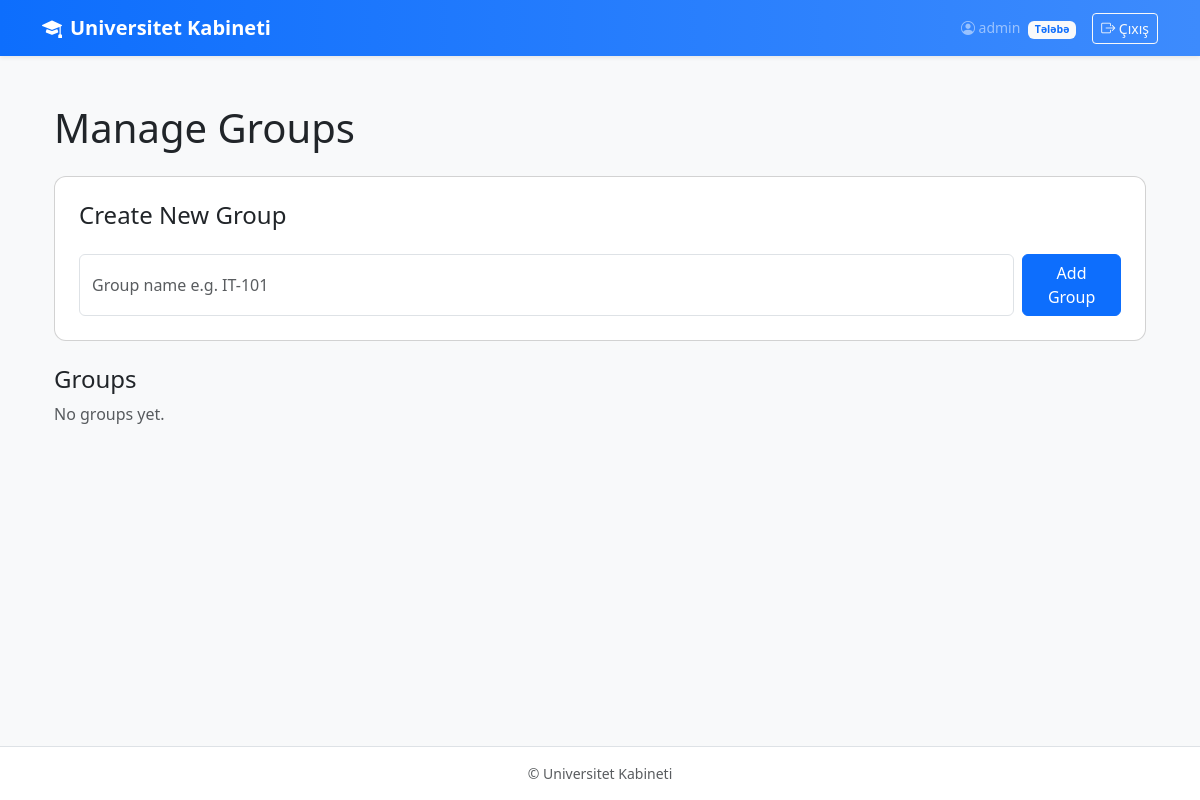
The page /admin/groups (signed in) on the database as committed earlier.
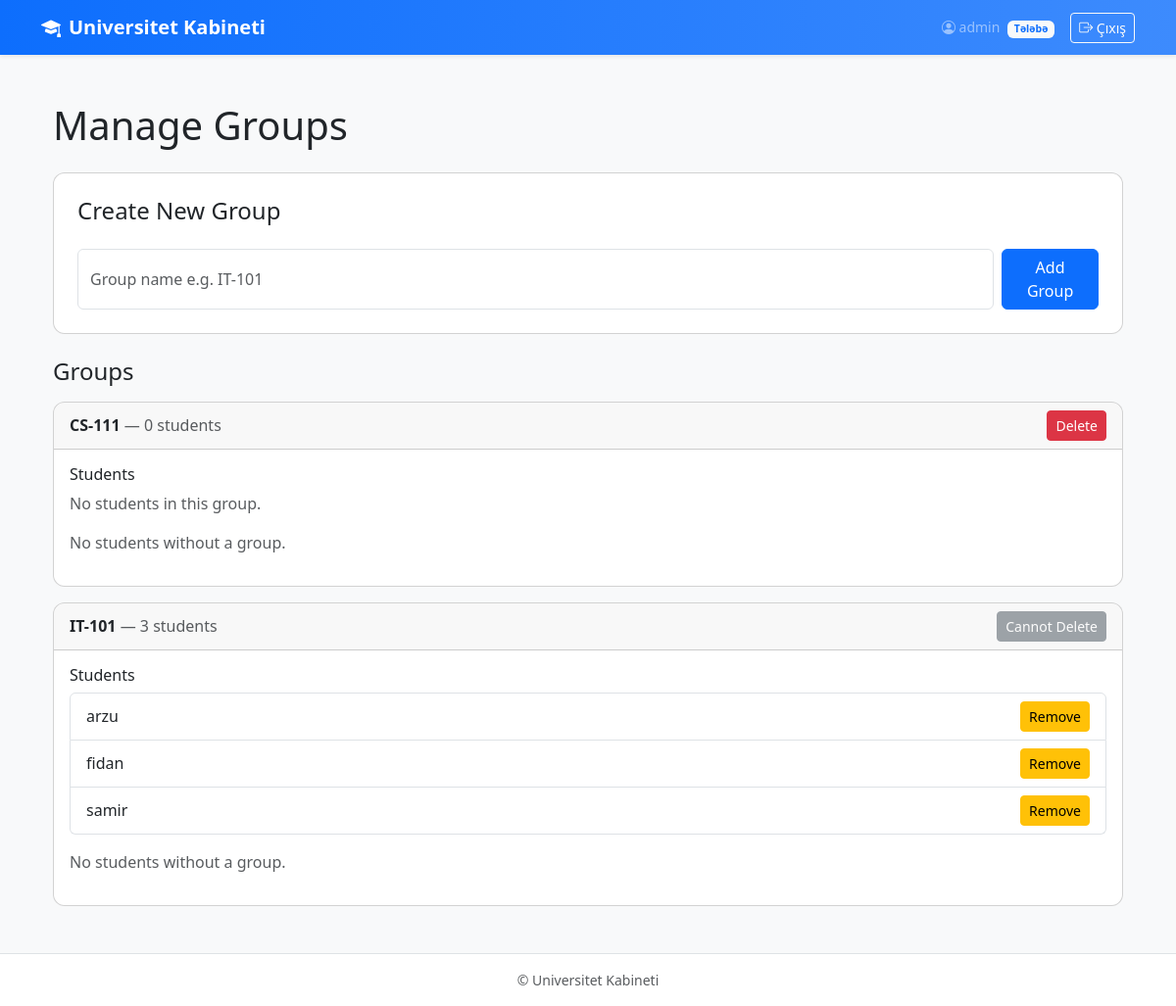
The same page on the database as committed later.
### app.py (models this page shows, shortened)
class User(UserMixin, db.Model):
    id = db.Column(db.Integer, primary_key=True)
    username = db.Column(
        db.String(50),
        unique=True,
        nullable=False
    )
    email = db.Column(
        db.String(120),
        unique=True,
        nullable=False
    )
    password_hash = db.Column(
        db.String(255),
        nullable=False
    )
    role = db.Column(
        db.String(10),
        nullable=False
    )
    group_id = db.Column(
        db.Integer,
        db.ForeignKey("group.id"),
        nullable=True
    )
    group = db.relationship(
        "Group",
        back_populates="students"
    )
    grades = db.relationship(
        "Grade",
        back_populates="student",
        foreign_keys="Grade.student_id",
        cascade="all, delete-orphan",
        order_by="Grade.semester_id"
    )
    teacher_assignments = db.relationship(
        "TeacherAssignment",
        back_populates="teacher",
        foreign_keys="TeacherAssignment.teacher_id",
        cascade="all, delete-orphan"
    )

class Group(db.Model):
    id = db.Column(
        db.Integer,
        primary_key=True
    )
    name = db.Column(
        db.String(50),
        unique=True,
        nullable=False
    )
    students = db.relationship(
        "User",
        back_populates="group",
        foreign_keys="User.group_id"
    )
    teacher_assignments = db.relationship(
        "TeacherAssignment",
        back_populates="group",
        cascade="all, delete-orphan"
    )

### app.py (the view, shortened to what this page needs)
@app.route("/admin/groups", methods=["GET", "POST"])
@login_required
def manage_groups():
    if current_user.role != "admin":
        abort(403)
    groups = Group.query.order_by(Group.name).all()
    students_without_group = User.query.filter_by(
        role="student",
        group_id=None
    ).order_by(User.username).all()
    return render_template(
        "manage_groups.html",
        groups=groups,
        students_without_group=students_without_group
    )

### app.py (called while the page is built)
@login_manager.user_loader
def load_user(user_id):
    return db.session.get(
        User,
        int(user_id)
    )

### templates/manage_groups.html (shortened to what this page needs)
{% extends "base.html" %}
{% block content %}
<div class="container py-4">
    <h1 class="mb-4">Manage Groups</h1>
    <div class="card p-4 mb-4">
        <h4>Create New Group</h4>
        <form method="POST" class="d-flex gap-2 mt-3">
            <input
                type="text"
                name="name"
                class="form-control"
                placeholder="Group name e.g. IT-101"
                required
            >
            <button type="submit" class="btn btn-primary">
                Add Group
            </button>
        </form>
    </div>
    <h4>Groups</h4>
    {% if groups %}
        {% for group in groups %}
        <div class="card mt-3">
            <div class="card-header d-flex justify-content-between align-items-center">
                <div>
                    <strong>{{ group.name }}</strong>
                    <span class="text-muted">
                        — {{ group.students|length }} students
                    </span>
                </div>
                {% if group.students|length == 0 %}
                <form
                    method="POST"
                    action="{{ url_for('delete_group', group_id=group.id) }}"
                >
                    <button
                        type="submit"
                        class="btn btn-danger btn-sm"
                        onclick="return confirm('Delete this group?')"
                    >
                        Delete
                    </button>
                </form>
                {% else %}
                <button
                    class="btn btn-secondary btn-sm"
                    disabled
                >
                    Cannot Delete
                </button>
                {% endif %}
            </div>
            <div class="card-body">
                <h6>Students</h6>
                {% if group.students %}
                    <ul class="list-group mb-3">
                        {% for student in group.students %}
                        <li class="list-group-item d-flex justify-content-between align-items-center">
                            {{ student.username }}
                            <form
                                method="POST"
                                action="{{ url_for(
                                    'remove_student_from_group',
                                    group_id=group.id,
                                    student_id=student.id
                                ) }}"
                            >
                                <button
                                    type="submit"
                                    class="btn btn-warning btn-sm"
                                >
                                    Remove
                                </button>
                            </form>
                        </li>
                        {% endfor %}
                    </ul>
                {% else %}
                    <p class="text-muted">
                        No students in this group.
                    </p>
                {% endif %}
                {% if students_without_group %}
                <form
                    method="POST"
                    action="{{ url_for(
                        'add_student_to_group',
                        group_id=group.id
                    ) }}"
                    class="d-flex gap-2 mt-3"
                >
                    <input type="hidden"
                           name="csrf_token"
                           value="{{ csrf_token() }}">
                    <select
                        name="student_id"
                        class="form-select"
                        required
                    >
                        <option value="">
                            Select student
                        </option>
                        {% for student in students_without_group %}
                        <option value="{{ student.id }}">
                            {{ student.username }}
                        </option>
                        {% endfor %}
                    </select>
                    <button
                        type="submit"
                        class="btn btn-success"
                    >
                        Add Student
                    </button>
                </form>
                {% else %}
                <p class="text-muted mt-3">
                    No students without a group.
                </p>
                {% endif %}
            </div>
        </div>
        {% endfor %}
    {% else %}
        <p class="text-muted">
            No groups yet.
        </p>
    {% endif %}
</div>
{% endblock %}

### templates/base.html (shortened to what this page needs)
<!DOCTYPE html>
<html lang="az">
<head>
  <link href="https://cdn.jsdelivr.net/npm/bootstrap@5.3.3/dist/css/bootstrap.min.css" rel="stylesheet">
  <link href="https://cdn.jsdelivr.net/npm/bootstrap-icons@1.11.3/font/bootstrap-icons.css" rel="stylesheet">
  <link href="{{ url_for('static', filename='css/style.css') }}" rel="stylesheet">
</head>
<body class="bg-light d-flex flex-column min-vh-100">
{% if current_user.is_authenticated %}
<nav class="navbar navbar-expand-lg navbar-dark bg-primary shadow-sm">
  <div class="container">
    <a class="navbar-brand fw-semibold" href="{{ url_for('index') }}">
      <i class="bi bi-mortarboard-fill me-2"></i>Universitet Kabineti
    </a>
    <div class="ms-auto d-flex align-items-center gap-3">
      <span class="text-white-50 small d-none d-sm-inline">
        <i class="bi bi-person-circle"></i> {{ current_user.username }}
        <span class="badge bg-light text-primary ms-1">
          {{ 'Müəllim' if current_user.role == 'teacher' else 'Tələbə' }}
        </span>
      </span>
      <form method="post" action="{{ url_for('logout') }}" class="m-0">
        <button class="btn btn-outline-light btn-sm"><i class="bi bi-box-arrow-right"></i> Çıxış</button>
      </form>
    </div>
  </div>
</nav>
{% endif %}
<main class="{{ 'container my-4' if current_user.is_authenticated else 'p-0' }} flex-grow-1 d-flex flex-column">
  {% if forbidden %}
    <div class="text-center py-5">
      <h1 class="display-4">403</h1>
      <p class="lead">Bu səhifəyə giriş icazəniz yoxdur.</p>
      <a href="{{ url_for('index') }}" class="btn btn-primary">Ana səhifə</a>
    </div>
  {% else %}
    {% block content %}{% endblock %}
  {% endif %}
</main>
{% if current_user.is_authenticated %}
<footer class="text-center text-muted small py-3 border-top bg-white">
  &copy; Universitet Kabineti
</footer>
{% endif %}
</body>
</html>

### static/css/style.css (style rules this page uses)
body { font-family: "Segoe UI", system-ui, -apple-system, Roboto, sans-serif; }
.navbar { background: linear-gradient(90deg, #0d6efd, #3d8bfd) !important; }
.card { border-radius: 0.75rem; }
.card-header { border-top-left-radius: 0.75rem !important; border-top-right-radius: 0.75rem !important; }
:root { --auth-ink: #0b1a2b; --auth-ink-soft: #2b3f55; --auth-light: #ffffff; --auth-accent: #7fb0ee; }

Rows that differ between the two databases and show on the page:
added Group: name "CS-111", students|length "0", shows "No students in this group."
added Group: name "IT-101", students|length "3", shows "Cannot Delete"
added User: username "arzu"
added User: username "fidan"
added User: username "samir"
Other text that changed with them:
text no longer shown: "No groups yet."
